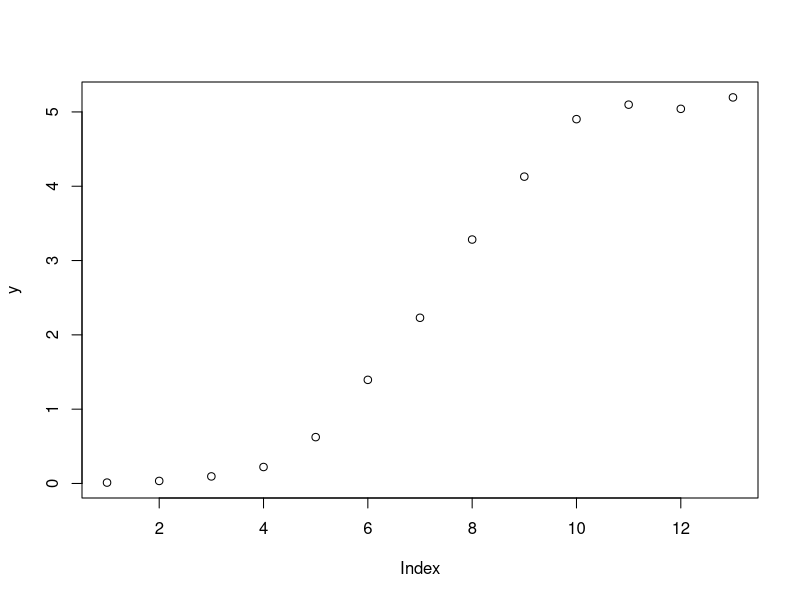

Write the R code that produced this figure.
#Generating Known-Truth Logistic Curves

#MAKE SURE YOU SAVE A KTF.CSV FILE IN YOUR WORKING DIRECTORY
#THIS FILE CONTAIN THE KNOWN TRUTHS USED TO GENERATE THE CURVE
#IF YOU ARE UNSURE WHERE YOUR WORKING DIRECTORY IS, USE getwd()

#importing known truth values
ktf<-read.csv(file = "KTF.csv", header = TRUE, sep = ",")
#translating Excel values into R values
upper<-ktf[1,1]
mid<-ktf[1,2]
steep<-ktf[1,3]
randc<-ktf[1,4]
#Generating signal

#Making x values from -6*steepness+mid to 6*steepness+mid
x<-c(mid+steep*(-6:6))

#signal from the logistic model
sig<- function(x,steep = 1, mid = 3, upper = 3) {
  upper/(1+exp(-steep*(x-mid)))
}
#generating y values
signal<-c(sig(x,steep, mid, upper))

#Generating noise
noise <- function(input = 1, randc = .05){
  rnorm(1,0, input*randc)
}
noiseval<-sapply(signal, noise)

#Adding noise and signal to produce stochastic curve
y<-c(signal+noiseval)
plot(y)
